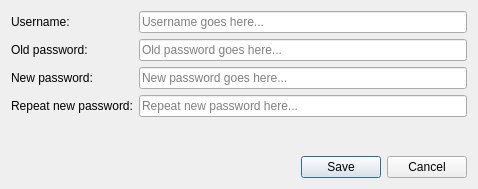
<?xml version="1.0" encoding="UTF-8"?>
<ui version="4.0">
 <class>UserEditor</class>
 <widget class="QWidget" name="UserEditor">
  <property name="geometry">
   <rect>
    <x>0</x>
    <y>0</y>
    <width>478</width>
    <height>189</height>
   </rect>
  </property>
  <property name="sizePolicy">
   <sizepolicy hsizetype="Preferred" vsizetype="Preferred">
    <horstretch>0</horstretch>
    <verstretch>0</verstretch>
   </sizepolicy>
  </property>
  <property name="windowTitle">
   <string>Form</string>
  </property>
  <layout class="QVBoxLayout" name="verticalLayout_3">
   <item>
    <layout class="QHBoxLayout" name="horizontalLayout_2">
     <item>
      <layout class="QVBoxLayout" name="verticalLayout">
       <item>
        <widget class="QLabel" name="username_label">
         <property name="text">
          <string>Username:</string>
         </property>
        </widget>
       </item>
       <item>
        <widget class="QLabel" name="old_pwd_label">
         <property name="text">
          <string>Old password:</string>
         </property>
        </widget>
       </item>
       <item>
        <widget class="QLabel" name="new_pwd_label">
         <property name="text">
          <string>New password:</string>
         </property>
        </widget>
       </item>
       <item>
        <widget class="QLabel" name="repeat_new_pwd_label">
         <property name="text">
          <string>Repeat new password:</string>
         </property>
        </widget>
       </item>
      </layout>
     </item>
     <item>
      <layout class="QVBoxLayout" name="verticalLayout_2">
       <item>
        <widget class="QLineEdit" name="username">
         <property name="text">
          <string/>
         </property>
         <property name="placeholderText">
          <string>Username goes here...</string>
         </property>
        </widget>
       </item>
       <item>
        <widget class="QLineEdit" name="new_pwd">
         <property name="placeholderText">
          <string>Old password goes here...</string>
         </property>
        </widget>
       </item>
       <item>
        <widget class="QLineEdit" name="old_pwd">
         <property name="placeholderText">
          <string>New password goes here...</string>
         </property>
        </widget>
       </item>
       <item>
        <widget class="QLineEdit" name="repeat_new_pwd">
         <property name="placeholderText">
          <string>Repeat new password here...</string>
         </property>
        </widget>
       </item>
      </layout>
     </item>
    </layout>
   </item>
   <item>
    <spacer name="vspacer">
     <property name="orientation">
      <enum>Qt::Vertical</enum>
     </property>
     <property name="sizeHint" stdset="0">
      <size>
       <width>20</width>
       <height>40</height>
      </size>
     </property>
    </spacer>
   </item>
   <item>
    <widget class="QLabel" name="error">
     <property name="enabled">
      <bool>true</bool>
     </property>
     <property name="text">
      <string>&lt;error&gt;</string>
     </property>
     <property name="textFormat">
      <enum>Qt::AutoText</enum>
     </property>
    </widget>
   </item>
   <item>
    <widget class="QDialogButtonBox" name="button_box">
     <property name="standardButtons">
      <set>QDialogButtonBox::Cancel|QDialogButtonBox::Save</set>
     </property>
    </widget>
   </item>
  </layout>
 </widget>
 <resources/>
 <connections/>
</ui>
